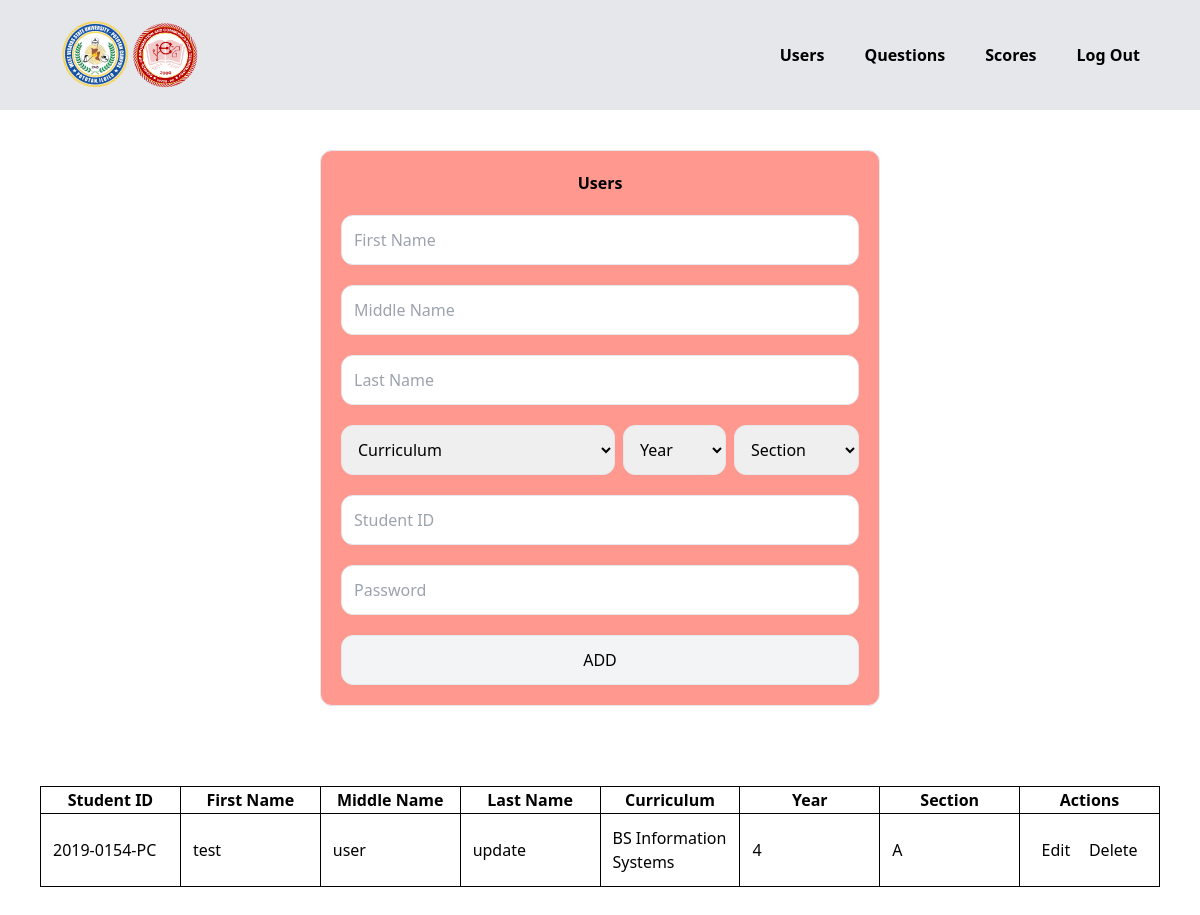
Before: /admin/users.php (signed in) with the older database file.
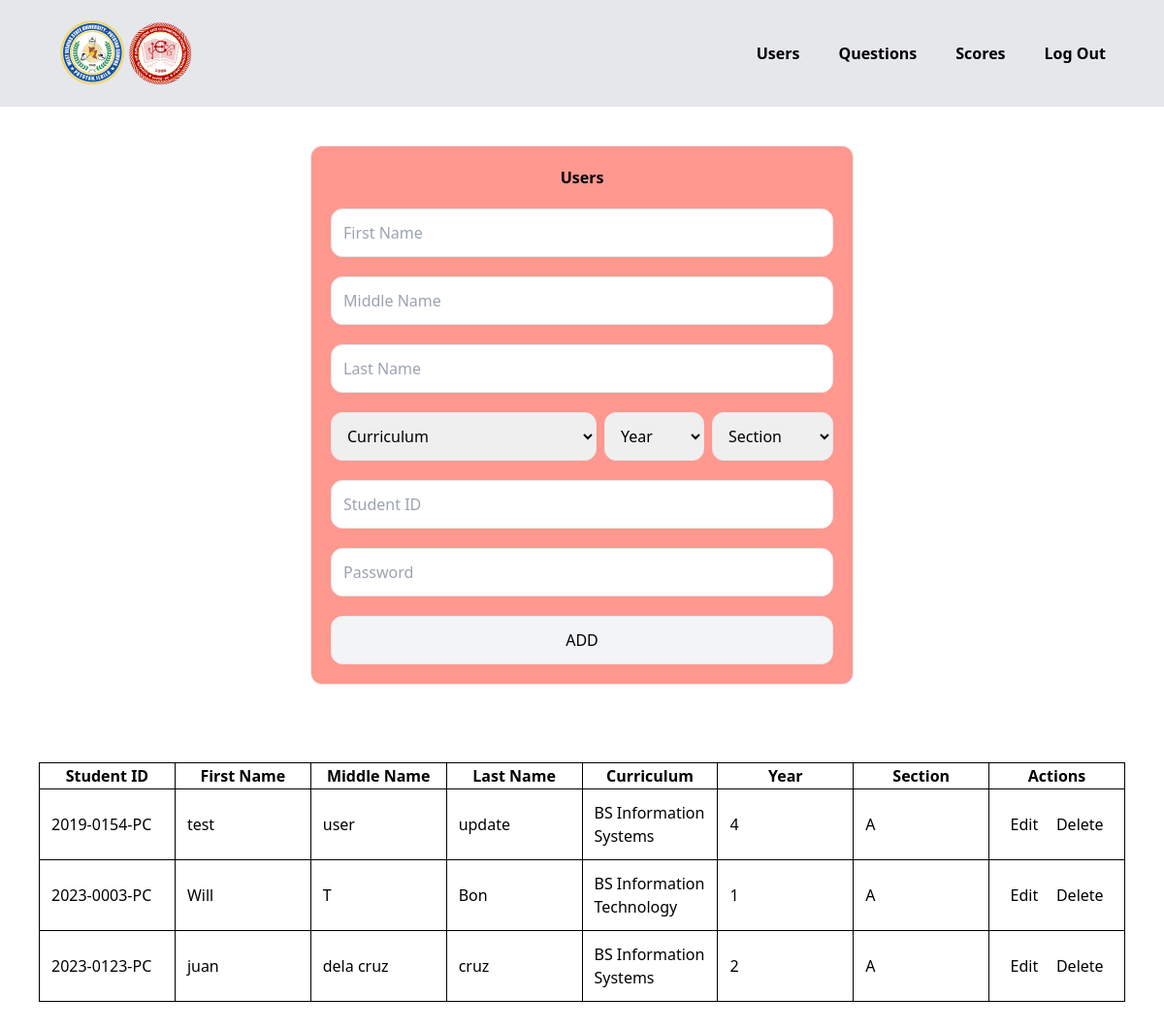
After: the same page with the newer database file.
### tables this page shows
CREATE TABLE `users` (
  `student_id` varchar(255) NOT NULL,
  `firstName` varchar(255) NOT NULL,
  `middleName` varchar(255) NOT NULL,
  `lastName` varchar(255) NOT NULL,
  `curriculum` varchar(255) NOT NULL,
  `year` varchar(255) NOT NULL,
  `section` varchar(255) NOT NULL,
  `password` varchar(255) NOT NULL
);

### admin/users.php (the view, shortened to what the changed rows need)
<!DOCTYPE html>
<html lang="en">
<head>
    <script src="../tailwind/3.3.5.js"></script>
</head>
<body>
    <div class="flex flex-col">
        <div class="p-10 flex justify-center items-center h-full w-full ">
            <div class="bg-[#FF6D60]/70 flex flex-col p-5 border rounded-xl w-1/2">
                <form action="./functions/actions.php" method="POST" class="flex flex-col justify-center items-center gap-5">
                    <?php
                        if(isset($_GET['student_id'])){
                            $student_id = $_GET['student_id'];
                            $firstName = $_GET['firstName'];
                            $middleName = $_GET['middleName'];
                            $lastName = $_GET['lastName'];
                            $curriculum = $_GET['curriculum'];
                            $year = $_GET['year'];
                            $section = $_GET['section'];
                            $password = $_GET['password'];
                            echo '
                                <h2 class="font-bold">Users</h2>
                                <input required class="p-3 w-full border rounded-xl border-solid" type="text" name="firstName" value="'.$firstName.'" placeholder="First Name">
                                <input required class="p-3 w-full border rounded-xl border-solid" type="text" name="middleName" value="'.$middleName.'" placeholder="Middle Name">
                                <input required class="p-3 w-full border rounded-xl border-solid" type="text" name="lastName" value="'.$lastName.'" placeholder="Last Name">
                                <div class="flex w-full flex-row gap-2">
                                    <select class="p-3 grow bg-white border rounded-xl border-solid" name="curriculum">
                                        <option '.(($curriculum == "BS Information Technology")? 'selected':'').' value="BS Information Technology">BS Information Technology</option>
                                        <option '.(($curriculum == "BS Information Systems")? 'selected':'').' value="BS Information Systems">BS Information Systems</option>
                                    </select>
                                    <select class="p-3 bg-white grow border rounded-xl border-solid" name="year">
                                        <option '.(($year == "1")? 'selected':'').' value="1">1</option>
                                        <option '.(($year == "2")? 'selected':'').' value="2">2</option>
                                        <option '.(($year == "3")? 'selected':'').' value="3">3</option>
                                        <option '.(($year == "4")? 'selected':'').' value="4">4</option>
                                    </select>
                                    <select class="p-3 bg-white grow border rounded-xl border-solid" name="section">
                                        <option '.(($section == "A")? 'selected':'').' value="A">A</option>
                                        <option '.(($section == "B")? 'selected':'').' value="B">B</option>
                                        <option '.(($section == "C")? 'selected':'').' value="C">C</option>
                                        <option '.(($section == "D")? 'selected':'').' value="D">D</option>
                                    </select>
                                </div>
                                <input required class="p-3 bg-white w-full border rounded-xl border-solid" type="text" value="'.$student_id.'" name="student_id" placeholder="Student ID" hidden>
                                <input required class="p-3 w-full border rounded-xl border-solid" type="password" value="'.$password.'" name="password" placeholder="Password">
                                <div class="flex gap-3 w-full">
                                    <input class="bg-gray-100 p-3 flex-grow border rounded-xl hover:bg-[#F3E99F] " type="submit" name="updateUser" value="UPDATE">
                                    <input class="bg-gray-100 p-3 flex-grow border rounded-xl hover:bg-[#F3E99F] " type="submit" name="cancelUser" value="CANCEL">
                                </div>
                            ';
                        }else{
                            echo '
                                <h2 class="font-bold">Users</h2>
                            ';
                        };
                    ?>
                </form>
            </div>
        </div>
        <div class="p-10 flex justify-center items-start w-full overflow-scroll">
            <div>
                <table class="table-fixed border border-1 border-solid w-full">
                    <tr>
                        <th>Student ID</th>
                        <th>First Name</th>
                        <th>Middle Name</th>
                        <th>Last Name</th>
                        <th>Curriculum</th>
                        <th>Year</th>
                        <th>Section</th>
                        <th>Actions</th>
                    </tr>
                <?php
                    include "./functions/db.php";
                    $query = "SELECT * FROM users";
                    $result = mysqli_query($conn, $query);
                    if(mysqli_num_rows($result) > 0){
                        while($row = mysqli_fetch_assoc($result)){
                ?>
                    <tr>
                        <td class="p-3"><?php echo $row['student_id'] ?></td>
                        <td class="p-3"><?php echo $row['firstName'] ?></td>
                        <td class="p-3"><?php echo $row['middleName'] ?></td>
                        <td class="p-3"><?php echo $row['lastName'] ?></td>
                        <td class="p-3"><?php echo $row['curriculum'] ?></td>
                        <td class="p-3"><?php echo $row['year'] ?></td>
                        <td class="p-3"><?php echo $row['section'] ?></td>
                        <td class="p-3">
                            <div class="flex justify-around">
                                <button><a class="hover:underline" href="users.php?student_id=<?php echo $row['student_id']; ?>&firstName=<?php echo $row['firstName'] ?>&middleName=<?php echo $row['middleName'] ?>&lastName=<?php echo $row['lastName'] ?>&curriculum=<?php echo $row['curriculum'] ?>&year=<?php echo $row['year'] ?>&section=<?php echo $row['section'] ?>&password=<?php echo $row['password'] ?>">Edit</a></button>
                                <button class="hover:underline" onclick="userDelete(`<?php echo $row['student_id'] ?>`)">Delete</button>
                            </div>
                        </td>
                    </tr>
                <?php
                        }
                    }
                ?>
                </table>
            </div>
        </div>
    </div>
</body>
</html>

Changed rows visible on the page:
added users: student_id "2023-0003-PC", firstName "Will", middleName "T", lastName "Bon", curriculum "BS Information Technology", year "1", section "A"
added users: student_id "2023-0123-PC", firstName "juan", middleName "dela cruz", lastName "cruz", curriculum "BS Information Systems", year "2", section "A"
